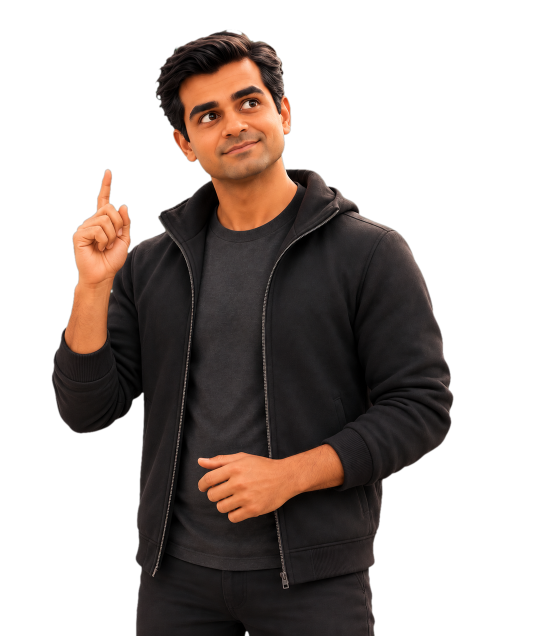
#> input picture brewiq/brand/poses/hold.png, 1120 x 1280 px (shown at 1/2 size)
$ python -i confident_wrong_render.py   (imports and definitions only)
#> lines starting #> are read from the running program, lines starting #| are printed output that depends on the picture
#> further down, picture is the input picture: PIL image 1120x1280 RGBA; mean R, G, B, A 28.8, 21.1, 17.7, 106.4
"""Compositor for the 'confident and still wrong' explainer: graphics, character, camera, and audio."""

from __future__ import annotations

import json
import math
import subprocess
from functools import lru_cache
from pathlib import Path

from PIL import Image, ImageChops, ImageDraw, ImageFilter, ImageFont

W, H, FPS = 1080, 1920, 30
BG = (247, 243, 236)
INK = (43, 43, 43)
MUTED = (120, 116, 110)
CYAN = (34, 195, 214)
WARN = (214, 98, 62)
CARD = (255, 255, 255)
FONT = "/System/Library/Fonts/Avenir Next.ttc"
FACE = {"bold": 0, "demi": 2, "medium": 5, "regular": 7, "heavy": 8}
FFMPEG = "/opt/homebrew/bin/ffmpeg"

ANSWER_LINE_1 = "The Eiffel Tower was"
ANSWER_LINE_2 = "completed in "
WRONG, RIGHT = "1899", "1889"


@lru_cache(maxsize=None)
def font(size: int, face: str = "demi") -> ImageFont.FreeTypeFont:
    return ImageFont.truetype(FONT, size, index=FACE[face])


def ease(x: float) -> float:
    x = max(0.0, min(1.0, x))
    return 1 - (1 - x) ** 3


def ease_io(x: float) -> float:
    x = max(0.0, min(1.0, x))
    return 4 * x ** 3 if x < 0.5 else 1 - (-2 * x + 2) ** 3 / 2


# [4 lines left out: function back, not called in this run]


def prog(t: float, start: float, length: float) -> float:
    return max(0.0, min(1.0, (t - start) / max(length, 1e-6)))


def lerp(a: float, b: float, p: float) -> float:
    return a + (b - a) * p


def mix(a: tuple, b: tuple, p: float) -> tuple:
    return tuple(round(lerp(x, y, p)) for x, y in zip(a, b))


# [301 lines left out: functions with_alpha, shadow, paste_card, background, sparkle, answer_panel and 8 more, not called in this run]


def key_green(image: Image.Image) -> Image.Image:
    rgb = image.convert("RGB")
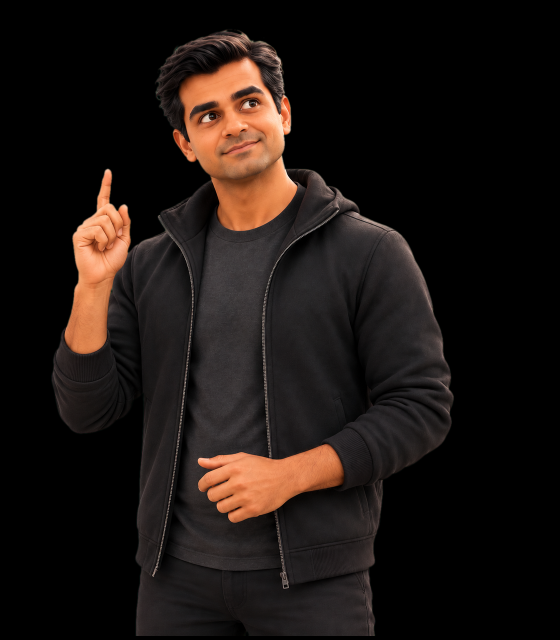
#> rgb: PIL image 1120x1280 RGB (shown at 1/2 size); mean R, G, B 28.8, 21.1, 17.7
    r, g, b = rgb.split()
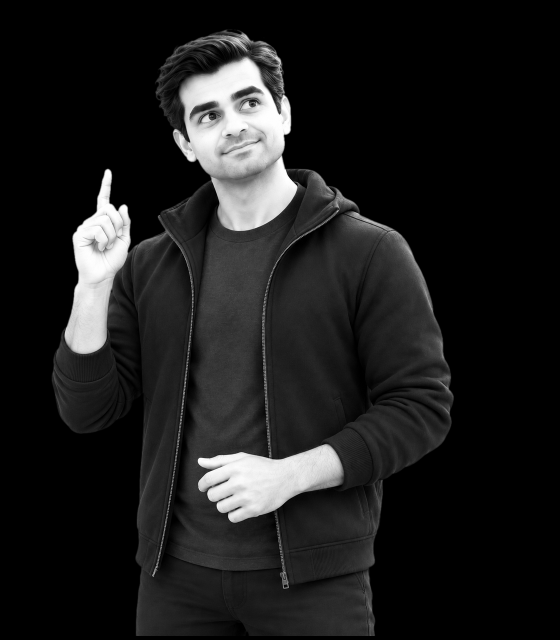
#> r: PIL image 1120x1280 L (shown at 1/2 size); min 0, max 255, mean 28.8
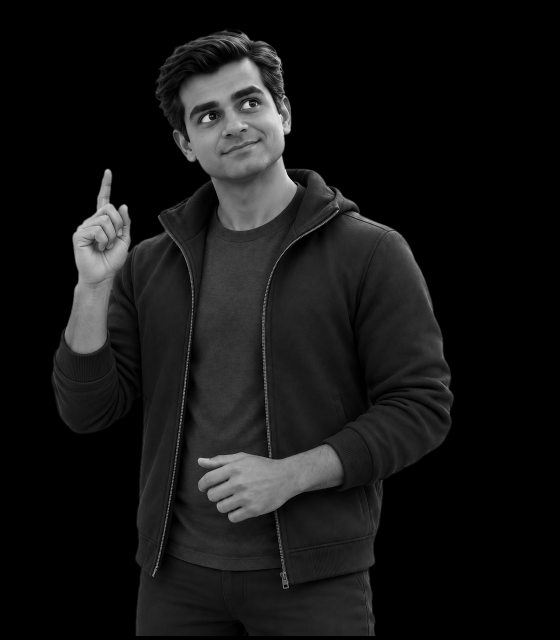
#> g: PIL image 1120x1280 L (shown at 1/2 size); min 0, max 255, mean 21.1
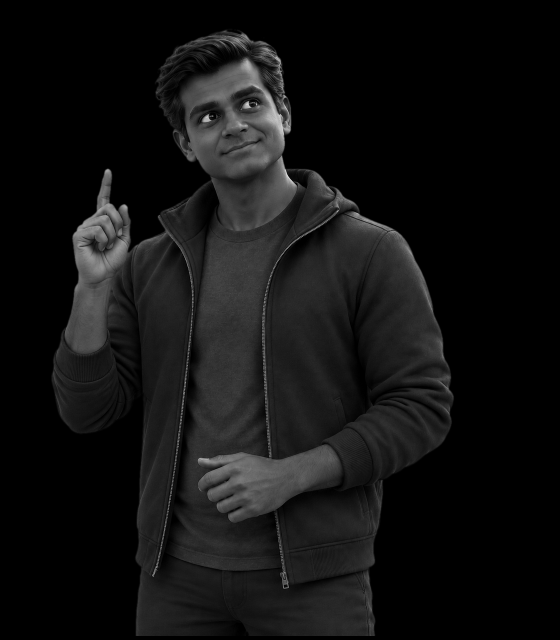
#> b: PIL image 1120x1280 L (shown at 1/2 size); min 0, max 245, mean 17.7
    other = ImageChops.lighter(r, b)
    spill = ImageChops.subtract(g, other)
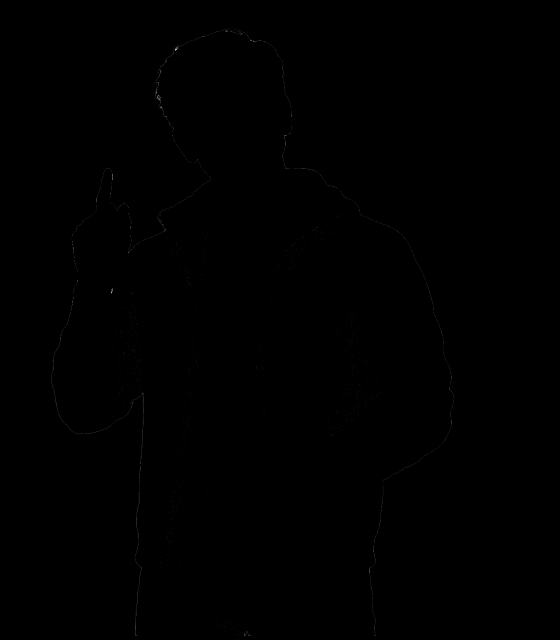
#> spill: PIL image 1120x1280 L (shown at 1/2 size); min 0, max 14, mean 0.00791; drawn with min black and max white
    alpha = spill.point(lambda v: 255 if v < 28 else max(0, 255 - (v - 28) * 7))
#> alpha: PIL image 1120x1280 L; every value is 255
    alpha = alpha.filter(ImageFilter.MinFilter(3)).filter(ImageFilter.GaussianBlur(1.2))
    g = ImageChops.darker(g, other.point(lambda v: min(255, v + 12)))
    out = Image.merge("RGBA", (r, g, b, alpha))
    return out


# [12 lines left out: function align_pose, not called in this run]


class Character:
    """Pose-to-pose animation from keyed stills, or keyed Veo clips when they exist."""

    # [349 lines left out: functions __init__, _clip_frames, frame, render, sound, mix_audio and 1 more, not called in this run]


# [4 lines not run here, left out]

>>> from PIL import Image
>>> picture = Image.open('../brand/poses/hold.png')
>>> result = key_green(picture)

$ run again, on brewiq/brand/poses/point.png
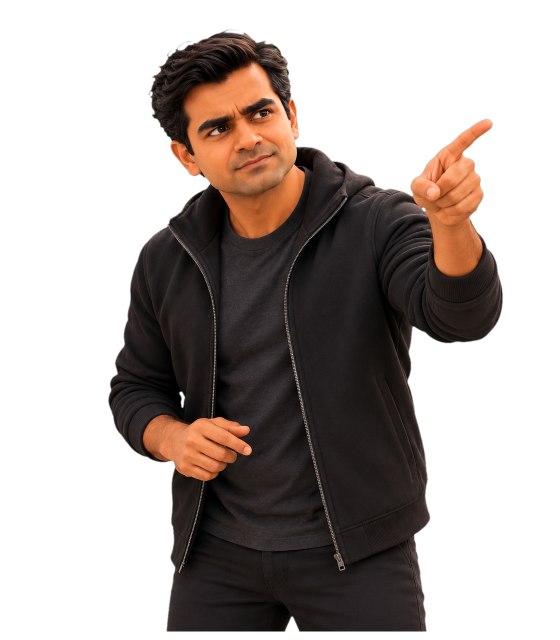
#> input picture brewiq/brand/poses/point.png, 1120 x 1280 px (shown at 1/2 size)
#> picture is the input picture: PIL image 1120x1280 RGBA; mean R, G, B, A 28.4, 20.1, 16.5, 108.9
#> in key_green, `r, g, b = rgb.split()`:
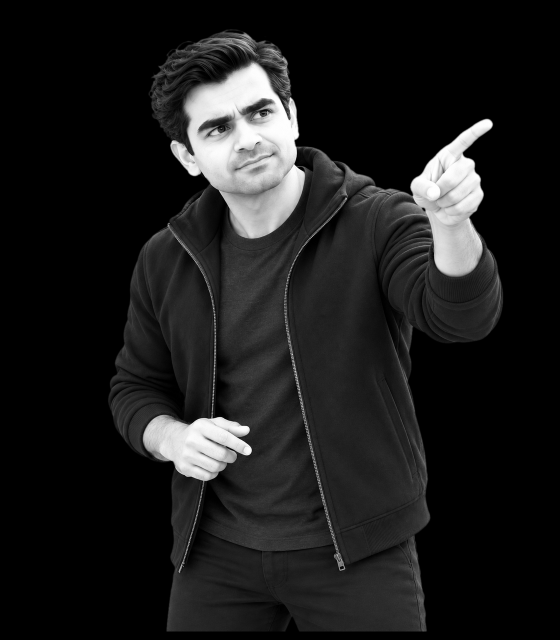
#> r: PIL image 1120x1280 L (shown at 1/2 size); min 0, max 255, mean 28.4
#> in key_green, `r, g, b = rgb.split()`:
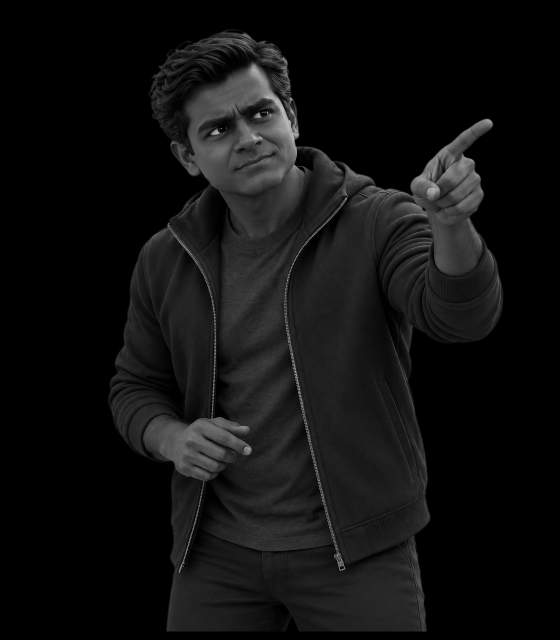
#> b: PIL image 1120x1280 L (shown at 1/2 size); min 0, max 217, mean 16.5
#> alpha: PIL image 1120x1280 L; every value is 255

$ run again, on brewiq/brand/poses/point_viewer.png
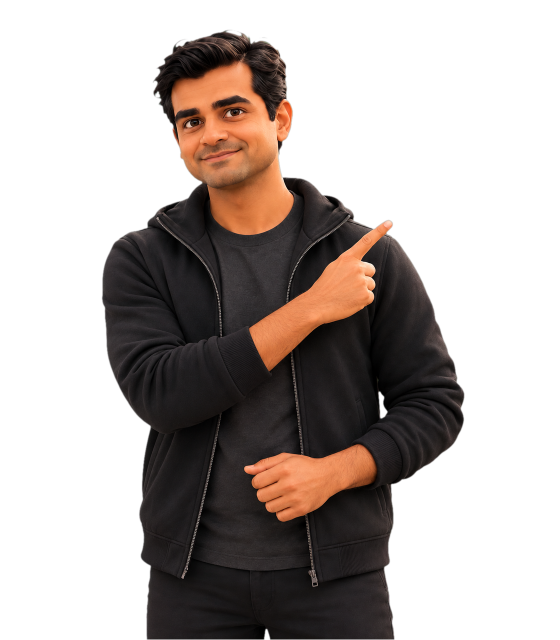
#> input picture brewiq/brand/poses/point_viewer.png, 1120 x 1280 px (shown at 1/2 size)
#> picture is the input picture: PIL image 1120x1280 RGBA; mean R, G, B, A 27.7, 20, 16.6, 101.5
#> in key_green, `r, g, b = rgb.split()`:
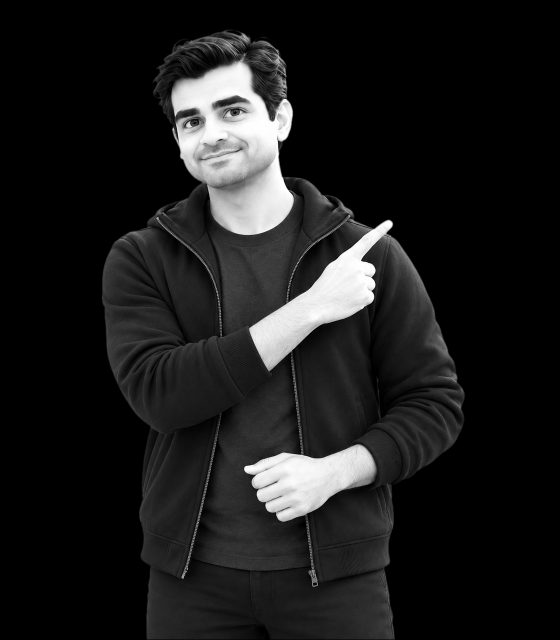
#> r: PIL image 1120x1280 L (shown at 1/2 size); min 0, max 255, mean 27.7
#> in key_green, `r, g, b = rgb.split()`:
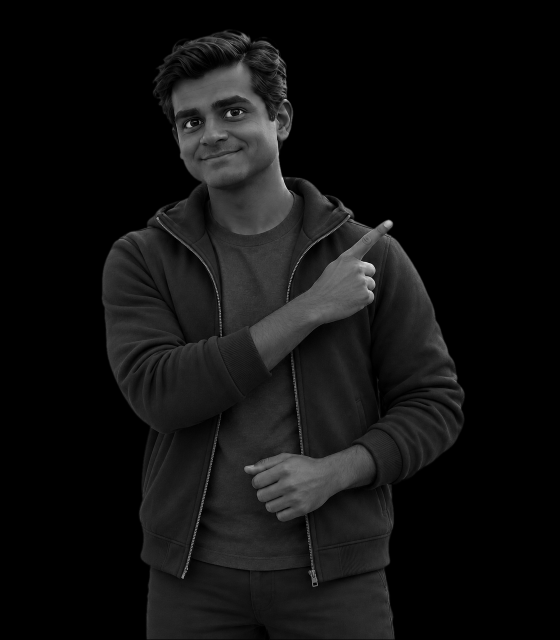
#> b: PIL image 1120x1280 L (shown at 1/2 size); min 0, max 251, mean 16.6
#> alpha: PIL image 1120x1280 L; every value is 255

$ run again, on brewiq/brand/poses/present.png
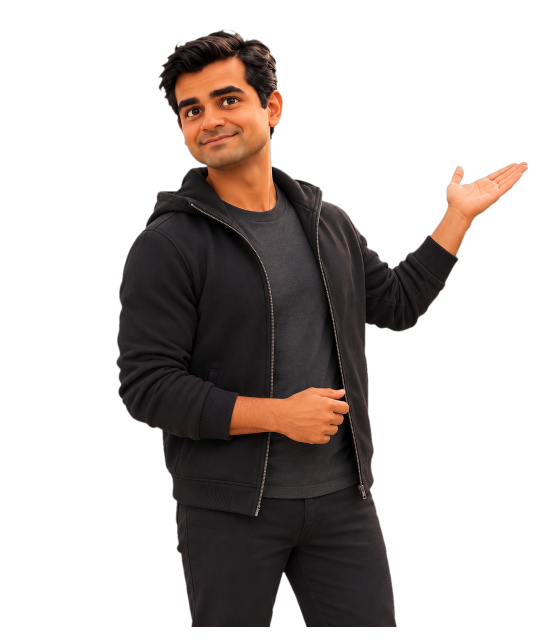
#> input picture brewiq/brand/poses/present.png, 1120 x 1280 px (shown at 1/2 size)
#> picture is the input picture: PIL image 1120x1280 RGBA; mean R, G, B, A 22.5, 16.7, 14.6, 84.7
#> in key_green, `r, g, b = rgb.split()`:
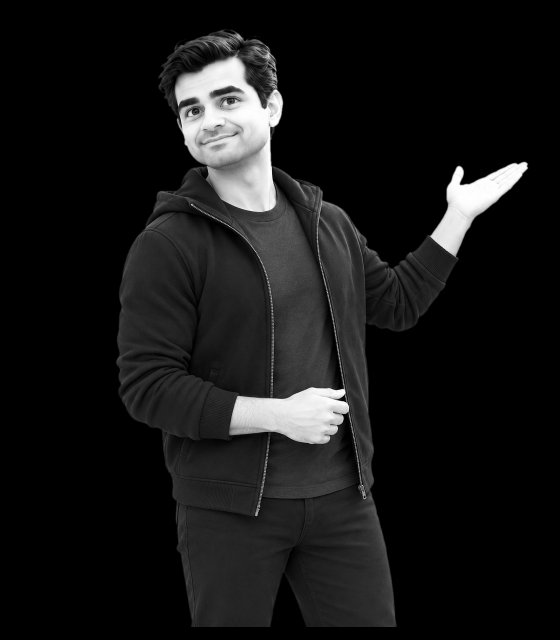
#> r: PIL image 1120x1280 L (shown at 1/2 size); min 0, max 255, mean 22.5
#> in key_green, `r, g, b = rgb.split()`:
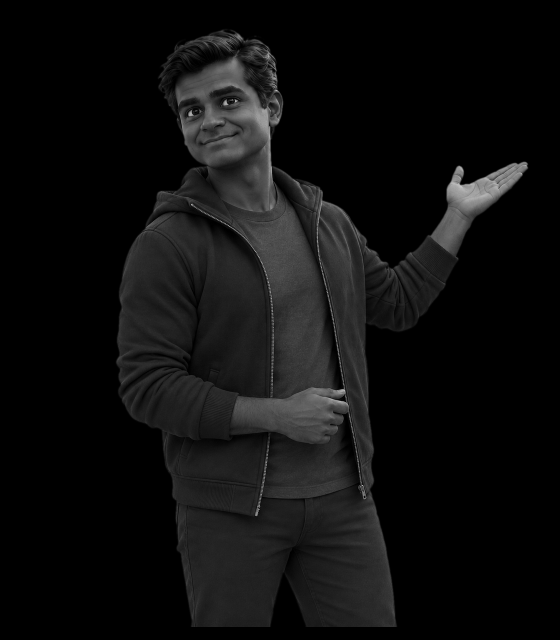
#> b: PIL image 1120x1280 L (shown at 1/2 size); min 0, max 230, mean 14.6
#> alpha: PIL image 1120x1280 L; every value is 255
